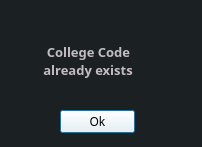
<?xml version="1.0" encoding="UTF-8"?>
<ui version="4.0">
 <class>dlgCollegeError2</class>
 <widget class="QDialog" name="dlgCollegeError2">
  <property name="geometry">
   <rect>
    <x>0</x>
    <y>0</y>
    <width>202</width>
    <height>147</height>
   </rect>
  </property>
  <property name="minimumSize">
   <size>
    <width>202</width>
    <height>147</height>
   </size>
  </property>
  <property name="maximumSize">
   <size>
    <width>202</width>
    <height>147</height>
   </size>
  </property>
  <property name="windowTitle">
   <string>Error</string>
  </property>
  <property name="styleSheet">
   <string notr="true">background: #1b2023;</string>
  </property>
  <widget class="QLabel" name="txtCollegeError2">
   <property name="geometry">
    <rect>
     <x>40</x>
     <y>20</y>
     <width>121</width>
     <height>81</height>
    </rect>
   </property>
   <property name="font">
    <font>
     <family>JetBrains Mono</family>
     <pointsize>10</pointsize>
     <weight>75</weight>
     <bold>true</bold>
    </font>
   </property>
   <property name="styleSheet">
    <string notr="true">color: #c3bcc2;</string>
   </property>
   <property name="text">
    <string>  College Code 
 already exists</string>
   </property>
  </widget>
  <widget class="QPushButton" name="btnCollegeError2">
   <property name="geometry">
    <rect>
     <x>60</x>
     <y>110</y>
     <width>75</width>
     <height>23</height>
    </rect>
   </property>
   <property name="font">
    <font>
     <family>JetBrains Mono</family>
     <pointsize>9</pointsize>
    </font>
   </property>
   <property name="styleSheet">
    <string notr="true">background: white;
</string>
   </property>
   <property name="text">
    <string>Ok</string>
   </property>
  </widget>
 </widget>
 <resources/>
 <connections/>
</ui>
